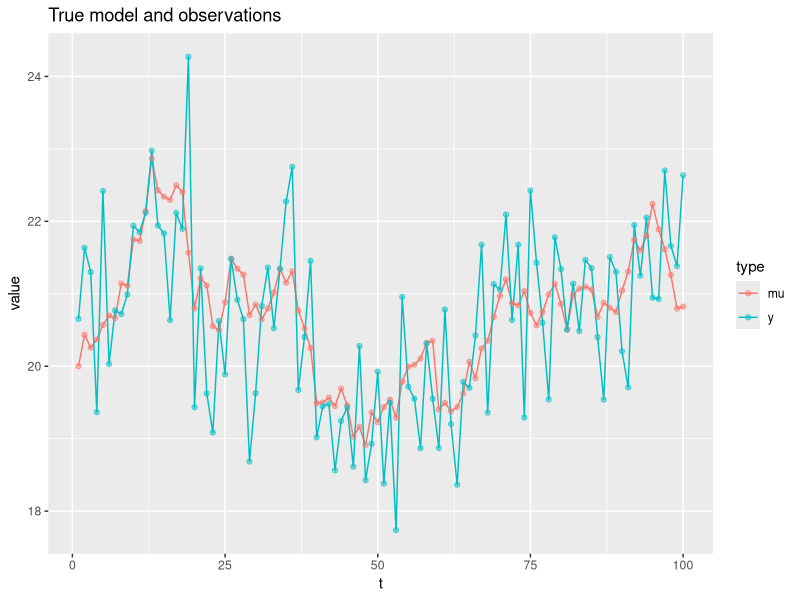
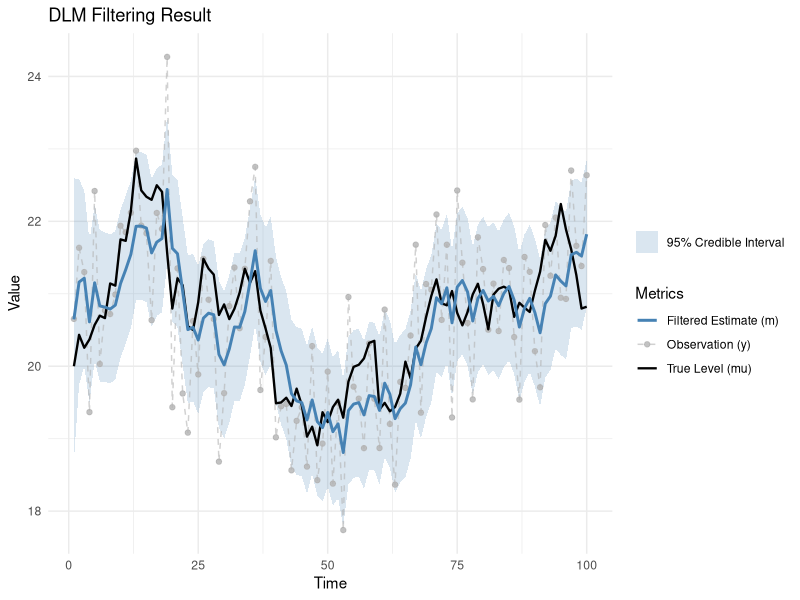

These charts were generated, in order, by the following R code:
library(tidyverse)


# data creation -----------------------------------------------------------

## true model (random walk)
set.seed(42)
T = 100
V_true = 1.0
W_true = 0.1
mu_true = cumsum(c(20, rnorm(n=T-1, mean=0, sd=sqrt(W_true))))
Y_obs = rnorm(n=T, mean=mu_true, sd=sqrt(V_true))

## plot
tibble(
  t = 1:T,
  mu = mu_true,
  y = Y_obs
) |> 
  pivot_longer(cols = c(mu, y), names_to = "type", values_to = "value") |> 
  ggplot(aes(x = t, y = value, color = type)) +
  geom_line() +
  geom_point(alpha = 0.5) +
  labs(title = "True model and observations")


# DLM ---------------------------------------------------------------------

dlm_step = function(state, y_t, V_t, W_t){
  m_prev = state$m
  C_prev = state$C
  
  R_t = C_prev + W_t
  f_t = m_prev
  Q_t = R_t + V_t
  A_t = R_t / Q_t
  e_t = y_t - f_t
  C_t = A_t * V_t
  m_t = m_prev + A_t * e_t
  
  return(
    list(m = m_t, C = C_t)
  )
}

# hyper params
m0 = 20; C0 = 100
W_t = 0.1; V_t = 1.0

# Learning
current_state = list(m = m0, C = C0)
results = vector("list", T)
for (t in 1:T){
  next_state = dlm_step(current_state, Y_obs[t], V_t, W_t)
  results[[t]] = next_state
  current_state = next_state
}

res_df = tibble(
  t = 1:T,
  mu_true = mu_true,
  y = Y_obs
) |> 
  bind_cols(bind_rows(results)) |> 
  rename(m_pred = m) |> 
  mutate(
    lower = m_pred - 1.96 * sqrt(C),
    upper = m_pred + 1.96 * sqrt(C)
  )

# Viz
ggplot(res_df, aes(x = t)) +
  geom_ribbon(aes(ymin = lower, ymax = upper, fill = "95% Credible Interval"), alpha = 0.2) +
  geom_point(aes(y = y, color = "Observation (y)"), alpha = 0.8, size = 1.5) +
  geom_line(aes(y = y, color = "Observation (y)"), alpha = 0.6, linetype = "dashed") +
  geom_line(aes(y = mu_true, color = "True Level (mu)"), linewidth = 0.8) +
  geom_line(aes(y = m_pred, color = "Filtered Estimate (m)"), linewidth = 1.0) +
  scale_color_manual(values = c(
    "Observation (y)" = "grey70",
    "True Level (mu)" = "black",
    "Filtered Estimate (m)" = "steelblue"
  )) +
  scale_fill_manual(values = c("95% Credible Interval" = "steelblue")) +
  theme_minimal() +
  labs(
    title = "DLM Filtering Result",
    x = "Time", y = "Value",
    color = "Metrics",
    fill = ""
  )
